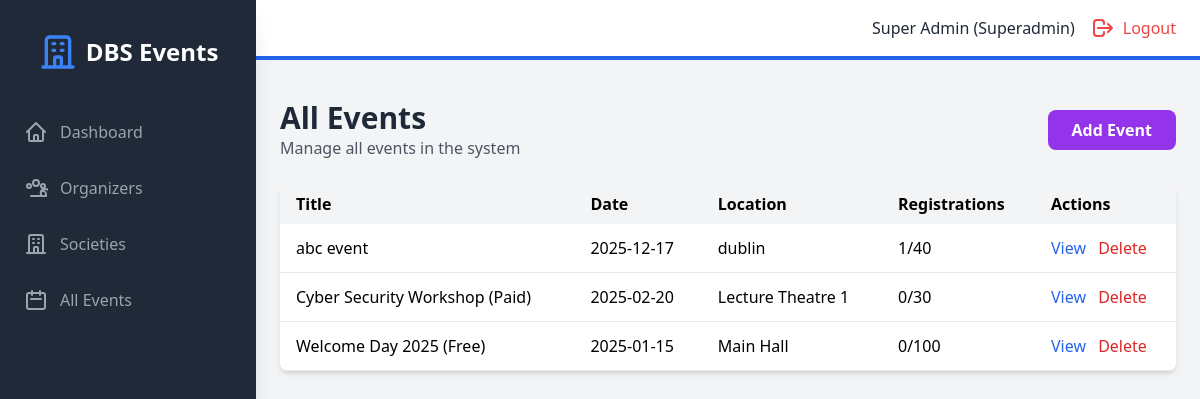
The app's page /admin/events (signed in), older data.
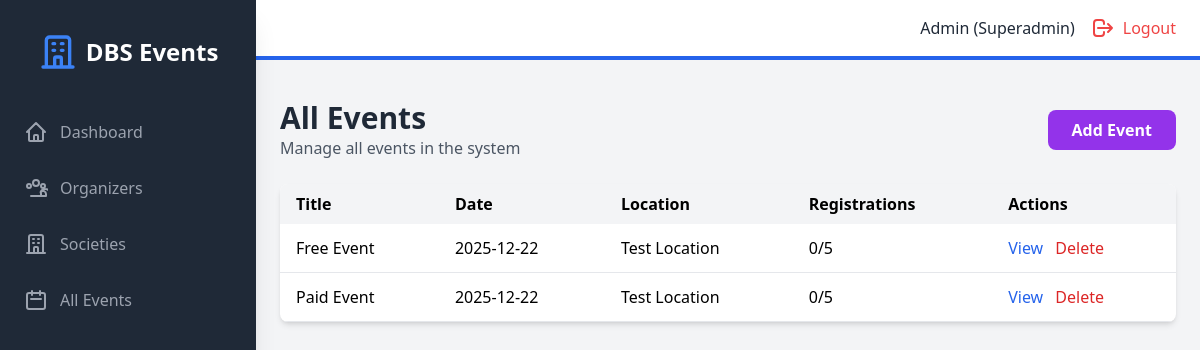
The same page, newer data.
### models.py (models this page shows, shortened)
class User(UserMixin, db.Model):
    id = db.Column(db.Integer, primary_key=True)
    email = db.Column(db.String(120), unique=True, nullable=False)
    password_hash = db.Column(db.String(200), nullable=False)
    name = db.Column(db.String(100), nullable=False)
    role = db.Column(db.String(20), nullable=False)  # superadmin, organizer, student
    created_at = db.Column(db.DateTime, default=datetime.utcnow)
    societies = db.relationship('Society', backref='head', lazy=True)
    events_created = db.relationship('Event', backref='creator', lazy=True)
    registrations = db.relationship('Registration', backref='student', lazy=True)

class Event(db.Model):
    id = db.Column(db.Integer, primary_key=True)
    title = db.Column(db.String(200), nullable=False)
    description = db.Column(db.Text, nullable=True)
    event_date = db.Column(db.DateTime, nullable=False)
    location = db.Column(db.String(200), nullable=False)
    capacity = db.Column(db.Integer, nullable=False)
    is_paid = db.Column(db.Boolean, default=False)
    cost = db.Column(db.Float, default=0.0)
    society_id = db.Column(db.Integer, db.ForeignKey('society.id'), nullable=True)
    created_by = db.Column(db.Integer, db.ForeignKey('user.id'), nullable=False)
    created_at = db.Column(db.DateTime, default=datetime.utcnow)
    registrations = db.relationship('Registration', backref='event', lazy=True, cascade='all, delete-orphan')
    def get_registered_count(self):
        return len(self.registrations)

### backend/routes/admin.py (the view)
@admin_bp.route("/admin/events", endpoint="admin_events")
@admin_required
def admin_events():
    events = Event.query.order_by(Event.event_date.desc()).all()
    return render_template("admin/events.html", events=events)

### backend/main.py (called while the page is built)
@login_manager.user_loader
def load_user(user_id):
    return User.query.get(int(user_id))

### frontend/templates/admin/events.html (shortened to what this page needs)
{% extends "base.html" %}
{% block auth_content %}
<div class="mb-6 flex justify-between items-center">
    <div>
        <h1 class="text-3xl font-bold text-gray-800">All Events</h1>
        <p class="text-gray-600">Manage all events in the system</p>
    </div>
    <a href="{{ url_for('admin.admin_add_event') }}" class="bg-purple-600 text-white px-6 py-2 rounded-lg hover:bg-purple-700 font-semibold">
        Add Event
    </a>
</div>
{% if events %}
<div class="bg-white rounded-lg shadow-md overflow-hidden">
    <table class="w-full">
        <thead class="bg-gray-100">
            <tr>
                <th class="px-4 py-2 text-left">Title</th>
                <th class="px-4 py-2 text-left">Date</th>
                <th class="px-4 py-2 text-left">Location</th>
                <th class="px-4 py-2 text-left">Registrations</th>
                <th class="px-4 py-2 text-left">Actions</th>
            </tr>
        </thead>
        <tbody>
            {% for event in events %}
            <tr class="border-b hover:bg-gray-50">
                <td class="px-4 py-3">{{ event.title }}</td>
                <td class="px-4 py-3">{{ event.event_date.strftime('%Y-%m-%d') }}</td>
                <td class="px-4 py-3">{{ event.location }}</td>
                <td class="px-4 py-3">{{ event.get_registered_count() }}/{{ event.capacity }}</td>
                <td class="px-4 py-3">
                    <a href="{{ url_for('registrations.view_registrations', event_id=event.id) }}" class="text-blue-600 hover:underline">View</a>
                    <a href="{{ url_for('admin.admin_delete_event', event_id=event.id) }}" class="text-red-600 hover:underline ml-2">Delete</a>
                </td>
            </tr>
            {% endfor %}
        </tbody>
    </table>
</div>
{% else %}
<div class="text-center py-12 bg-white rounded-lg shadow-md">
    <p class="text-gray-500 text-xl">No events yet</p>
</div>
{% endif %}
{% endblock %}

### frontend/templates/base.html (shortened to what the changed rows need)
<!DOCTYPE html>
<html lang="en">
<head>
    <script src="https://cdn.tailwindcss.com"></script>
    <link rel="stylesheet" href="{{ url_for('static', filename='css/style.css') }}">
</head>
<body class="bg-gray-100">
    {% if current_user.is_authenticated %}
    <div class="flex h-screen bg-gray-100">
        <div id="sidebar" class="sidebar fixed inset-y-0 left-0 z-30 w-64 bg-gray-800 overflow-y-auto transition duration-300 ease-out md:translate-x-0 md:static md:shadow-xl sidebar-closed">
            <div class="flex items-center justify-center mt-8">
                <div class="flex items-center">
                    <svg class="h-10 w-10 text-blue-500" fill="none" stroke="currentColor" viewBox="0 0 24 24">
                        <path stroke-linecap="round" stroke-linejoin="round" stroke-width="2" d="M19 21V5a2 2 0 00-2-2H7a2 2 0 00-2 2v16m14 0h2m-2 0h-5m-9 0H3m2 0h5M9 7h1m-1 4h1m4-4h1m-1 4h1m-5 10v-5a1 1 0 011-1h2a1 1 0 011 1v5m-4 0h4"></path>
                    </svg>
                    <span class="text-white text-2xl font-semibold ml-2">DBS Events</span>
                </div>
            </div>
            <nav class="mt-10">
                {% if current_user.role == 'superadmin' %}
                    <a class="flex items-center mt-4 py-2 px-6 text-gray-400 hover:bg-gray-700 hover:text-white" href="{{ url_for('admin.admin_dashboard') }}">
                        <svg class="h-6 w-6" fill="none" stroke="currentColor" viewBox="0 0 24 24"><path stroke-linecap="round" stroke-linejoin="round" stroke-width="2" d="M3 12l2-2m0 0l7-7 7 7M5 10v10a1 1 0 001 1h3m10-11l2 2m-2-2v10a1 1 0 01-1 1h-3m-6 0a1 1 0 001-1v-4a1 1 0 011-1h2a1 1 0 011 1v4a1 1 0 001 1m-6 0h6"></path></svg>
                        <span class="mx-3">Dashboard</span>
                    </a>
                    <a class="flex items-center mt-4 py-2 px-6 text-gray-400 hover:bg-gray-700 hover:text-white" href="{{ url_for('admin.admin_organizers') }}">
                        <span class="mx-3">Organizers</span>
                    </a>
                    <a class="flex items-center mt-4 py-2 px-6 text-gray-400 hover:bg-gray-700 hover:text-white" href="{{ url_for('admin.admin_societies') }}">
                        <svg class="h-6 w-6" fill="none" stroke="currentColor" viewBox="0 0 24 24"><path stroke-linecap="round" stroke-linejoin="round" stroke-width="2" d="M19 21V5a2 2 0 00-2-2H7a2 2 0 00-2 2v16m14 0h2m-2 0h-5m-9 0H3m2 0h5M9 7h1m-1 4h1m4-4h1m-1 4h1m-5 10v-5a1 1 0 011-1h2a1 1 0 011 1v5m-4 0h4"></path></svg>
                        <span class="mx-3">Societies</span>
                    </a>
                    <a class="flex items-center mt-4 py-2 px-6 text-gray-400 hover:bg-gray-700 hover:text-white" href="{{ url_for('admin.admin_events') }}">
                        <svg class="h-6 w-6" fill="none" stroke="currentColor" viewBox="0 0 24 24"><path stroke-linecap="round" stroke-linejoin="round" stroke-width="2" d="M8 7V3m8 4V3m-9 8h10M5 21h14a2 2 0 002-2V7a2 2 0 00-2-2H5a2 2 0 00-2 2v12a2 2 0 002 2z"></path></svg>
                        <span class="mx-3">All Events</span>
                    </a>
                {% endif %}
            </nav>
        </div>
        <div class="flex-1 flex flex-col overflow-hidden">
            <header class="flex justify-between items-center py-4 px-6 bg-white border-b-4 border-blue-600">
                <div class="flex items-center">
                    <span class="text-gray-800 mr-4">{{ current_user.name }} ({{ current_user.role | capitalize }})</span>
                    <a href="{{ url_for('public.logout') }}" class="flex items-center text-red-500 hover:text-red-700">
                        <svg class="h-6 w-6" fill="none" stroke="currentColor" viewBox="0 0 24 24"><path stroke-linecap="round" stroke-linejoin="round" stroke-width="2" d="M17 16l4-4m0 0l-4-4m4 4H7m6 4v1a3 3 0 01-3 3H6a3 3 0 01-3-3v-10a3 3 0 013-3h4a3 3 0 013 3v1"></path></svg>
                        <span class="ml-2 hidden sm:inline">Logout</span>
                    </a>
                </div>
            </header>
            <div class="px-6 pt-4">
            </div>
            <main class="flex-1 overflow-x-hidden overflow-y-auto bg-gray-100 p-6">
                {% block auth_content %}{% endblock %}
            </main>
        </div>
    </div>
    {% endif %}
</body>
</html>

Row changes from the older to the newer data that the page shows:
removed Event: title "abc event", event_date "2025-12-17", location "dublin", get_registered_count "1", capacity "40"
removed Event: title "Cyber Security Workshop (Paid)", event_date "2025-02-20", location "Lecture Theatre 1", get_registered_count "0", capacity "30"
removed Event: title "Welcome Day 2025 (Free)", event_date "2025-01-15", location "Main Hall", get_registered_count "0", capacity "100"
changed User "Superadmin": name "Super Admin" → "Admin"
added Event: title "Free Event", event_date "2025-12-22", location "Test Location", get_registered_count "0", capacity "5"
added Event: title "Paid Event", event_date "2025-12-22", location "Test Location", get_registered_count "0", capacity "5"
